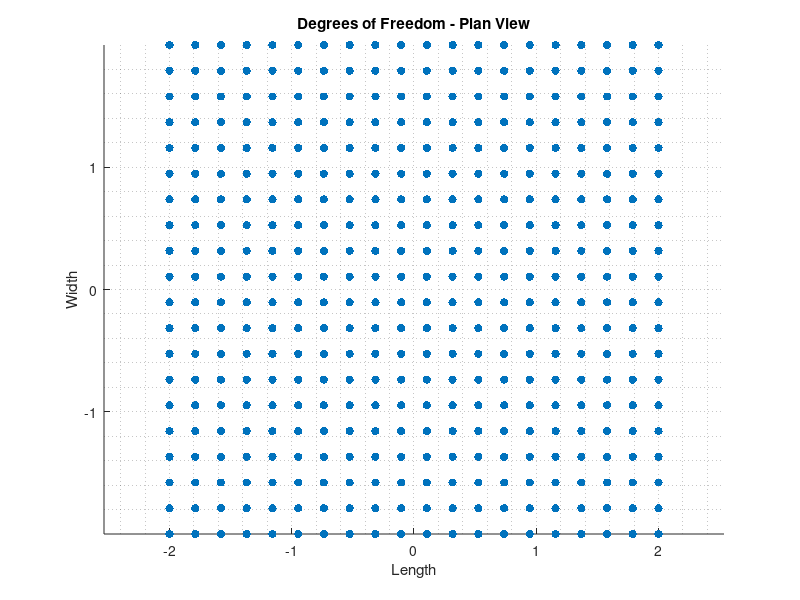

Here is the MATLAB script that generated this plot: (Note: this script raises an error after producing the figure.)
%% Interpolation Demo1
% Example use of Matlab's griddata interpolation methods.
%

%% First, the solution
% Consider an arbitrary 4 x 4 surface that has some known value, z, for 
% each x, y coordinate pair; z = f(x,y):
%

% anonlymous function so we can re-use later
f = @(x,y) -1*sin(x(:).*y(:));

%%
% Sample the continuous function at 20 evenly spaced intervals along the 
% length and width to produce 400 discrete samples.
%
% Note the origin is arbitrarily placed at the center for convenience.
%

% longitudinal and transverse dof spacing (respectively)
% these are the x and y "ticks" that we'll grid to form into unique pairs
x = linspace(-2,2,20);
y = linspace(-2,2,20);

% meshgrid for inner dof sampling
[X,Y] = meshgrid(x,y); % X and Y are 2d grids while x and y are vectors

% evaluate anonymous function to return vector, z
z = f(X,Y);

% reshape the 1d vector to 2d grid
Z = reshape(z,size(X,1),size(X,2));

%%
% Plot the discrete surface sampling in plan view:
%

figure
scatter(X(:),Y(:),'filled')
title('Degrees of Freedom - Plan View')
xlabel('Length')
ylabel('Width')
grid minor
axis equal
snapnow

%%
% Plot the surface in 3D (left) and Plan views (right)
%

% explicitly set figure size for proportionss
figure('position',[250 550 1000 400]/1.25)

% 3d
subplot(1,2,1)
surf(X,Y,Z)
hold on
plot3(X(:),Y(:),Z(:),'ok')
set(gca,'view',[-45,45])
axis equal
xlabel('Length');
ylabel('Width');
hold off

% plan
subplot(1,2,2)
surf(X,Y,Z)
hold on
plot3(X(:),Y(:),Z(:),'ok')
set(gca,'view',[0,90])
axis equal
xlabel('Length');
ylabel('Width');
hold off

snapnow


%% Undersampled solution
%
% Randomly (under) sample the surface at |n| points. Each DOF can be 
% thought of as a measurement of the surface function, and we'll use these
% to interpolate back out the regular, full grid solution described above.

n = 20;

% generate random numbers within coordinate range
xr = (2+2).*rand(n,1) -2;
yr = (2+2).*rand(n,1) -2;

%%
% Show sampled DOF in plan view

figure
scatter(X(:),Y(:),'.')
hold on
scatter(xr,yr,'ro')
title('Sampled DOF')
xlabel('Length')
ylabel('Width')
grid minor
axis equal
legend('Regular Grid','Measurement Location')
snapnow


%% Interpolate DOF subset to known superset
%
% Using the subset of known values (i.e. measurements), interpolate the 
% full solution using Matlab's |griddata|. |griddata| has (5) interpolation
% methods to choose from (shown below): |nearest|, |linear|, |natural|, 
% |cubic|, and |v4| (biharmonic spine). Refer to |griddata|'s 
% documentation for more info.
%

% evaluate randomly chosen locations for measurement subset
zr = f(xr,yr);

% all griddata methods
methods = {'nearest', 'linear', 'natural', 'cubic' ,'v4'};

% explicitly set figure size for proportionss
figure('position',[250 550 1000 400]/1.25)

% loop all interp methods and display results
for ii = 1:length(methods)
    
    % interpolate
    Z = griddata(xr,yr,zr,X,Y,methods{ii});
    
    % plot 3d
    subplot(1,2,1)
    plot_surface(X,Y,Z,xr,yr,zr);
    set(gca,'view',[45 45])
    title(sprintf('Method: %s',methods{ii}));
    legend({'Fit surface','Interpolated DOF','Measurement DOF'},'location','northeast')
    % plot plan
    subplot(1,2,2)
    plot_surface(X,Y,Z,xr,yr,zr);
    % set to plan view
    set(gca,'view',[0 90])
    
    % display figure when published
    snapnow
end

function plot_surface(X,Y,Z,x,y,z)
    surf(X,Y,Z)
    hold on
    plot3(X(:),Y(:),Z(:),'.k') 
    plot3(x,y,z,'ro','markerface','red')
    xlabel('Length')
    ylabel('Width')
    axis equal
    hold off
    xlim([-2 2])
    ylim([-2 2])
end
